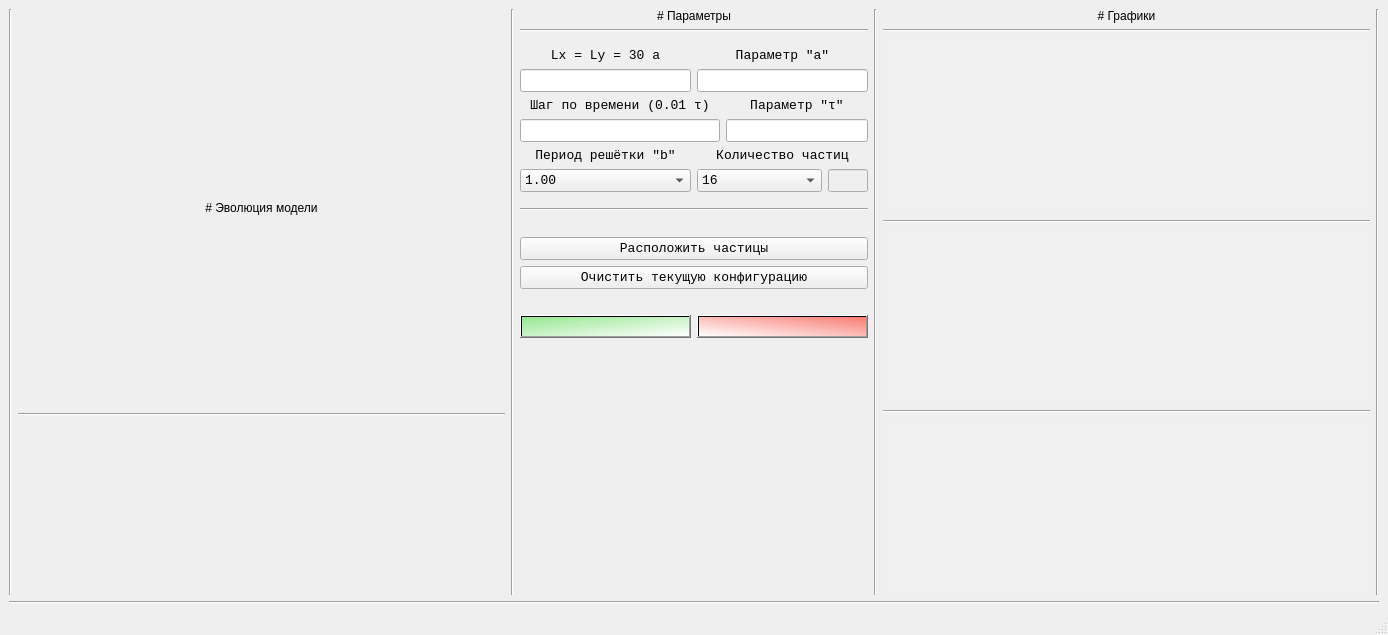
<?xml version="1.0" encoding="UTF-8"?>
<ui version="4.0">
 <class>MainWindow</class>
 <widget class="QMainWindow" name="MainWindow">
  <property name="windowModality">
   <enum>Qt::NonModal</enum>
  </property>
  <property name="geometry">
   <rect>
    <x>0</x>
    <y>0</y>
    <width>1388</width>
    <height>635</height>
   </rect>
  </property>
  <property name="windowTitle">
   <string>Метод молекулярной динамики : Бета 0.0.1</string>
  </property>
  <property name="styleSheet">
   <string notr="true"/>
  </property>
  <widget class="QWidget" name="centralwidget">
   <layout class="QVBoxLayout" name="verticalLayout_12">
    <item>
     <layout class="QVBoxLayout" name="verticalLayout_13">
      <item>
       <layout class="QHBoxLayout" name="horizontalLayout_4">
        <item>
         <widget class="Line" name="line">
          <property name="orientation">
           <enum>Qt::Vertical</enum>
          </property>
         </widget>
        </item>
        <item>
         <layout class="QVBoxLayout" name="verticalLayout_10">
          <item>
           <widget class="QLabel" name="label_8">
            <property name="sizePolicy">
             <sizepolicy hsizetype="Expanding" vsizetype="Fixed">
              <horstretch>0</horstretch>
              <verstretch>0</verstretch>
             </sizepolicy>
            </property>
            <property name="maximumSize">
             <size>
              <width>16777215</width>
              <height>40</height>
             </size>
            </property>
            <property name="text">
             <string># Эволюция модели</string>
            </property>
            <property name="textFormat">
             <enum>Qt::MarkdownText</enum>
            </property>
            <property name="alignment">
             <set>Qt::AlignCenter</set>
            </property>
           </widget>
          </item>
          <item>
           <widget class="Line" name="line_10">
            <property name="minimumSize">
             <size>
              <width>300</width>
              <height>0</height>
             </size>
            </property>
            <property name="orientation">
             <enum>Qt::Horizontal</enum>
            </property>
           </widget>
          </item>
         </layout>
        </item>
        <item>
         <widget class="Line" name="line_9">
          <property name="orientation">
           <enum>Qt::Vertical</enum>
          </property>
         </widget>
        </item>
        <item>
         <layout class="QVBoxLayout" name="verticalLayout_9">
          <item>
           <layout class="QVBoxLayout" name="verticalLayout_8">
            <property name="sizeConstraint">
             <enum>QLayout::SetMinimumSize</enum>
            </property>
            <item>
             <widget class="QLabel" name="label_7">
              <property name="sizePolicy">
               <sizepolicy hsizetype="Minimum" vsizetype="Fixed">
                <horstretch>0</horstretch>
                <verstretch>0</verstretch>
               </sizepolicy>
              </property>
              <property name="maximumSize">
               <size>
                <width>16777215</width>
                <height>40</height>
               </size>
              </property>
              <property name="text">
               <string># Параметры</string>
              </property>
              <property name="textFormat">
               <enum>Qt::MarkdownText</enum>
              </property>
              <property name="alignment">
               <set>Qt::AlignCenter</set>
              </property>
             </widget>
            </item>
            <item>
             <widget class="Line" name="line_7">
              <property name="orientation">
               <enum>Qt::Horizontal</enum>
              </property>
             </widget>
            </item>
            <item>
             <spacer name="verticalSpacer_5">
              <property name="orientation">
               <enum>Qt::Vertical</enum>
              </property>
              <property name="sizeType">
               <enum>QSizePolicy::Fixed</enum>
              </property>
              <property name="sizeHint" stdset="0">
               <size>
                <width>20</width>
                <height>10</height>
               </size>
              </property>
             </spacer>
            </item>
            <item>
             <layout class="QHBoxLayout" name="horizontalLayout">
              <item>
               <layout class="QVBoxLayout" name="verticalLayout_2">
                <item>
                 <widget class="QLabel" name="label">
                  <property name="maximumSize">
                   <size>
                    <width>16777215</width>
                    <height>20</height>
                   </size>
                  </property>
                  <property name="font">
                   <font>
                    <family>Consolas</family>
                    <pointsize>10</pointsize>
                   </font>
                  </property>
                  <property name="text">
                   <string>Lx = Ly = 30 a</string>
                  </property>
                  <property name="alignment">
                   <set>Qt::AlignCenter</set>
                  </property>
                 </widget>
                </item>
                <item>
                 <widget class="QLineEdit" name="l_cell_edit">
                  <property name="sizePolicy">
                   <sizepolicy hsizetype="Minimum" vsizetype="Fixed">
                    <horstretch>0</horstretch>
                    <verstretch>0</verstretch>
                   </sizepolicy>
                  </property>
                  <property name="maximumSize">
                   <size>
                    <width>9999999</width>
                    <height>30</height>
                   </size>
                  </property>
                  <property name="font">
                   <font>
                    <family>Consolas</family>
                    <pointsize>10</pointsize>
                    <weight>50</weight>
                    <bold>false</bold>
                   </font>
                  </property>
                  <property name="alignment">
                   <set>Qt::AlignCenter</set>
                  </property>
                  <property name="readOnly">
                   <bool>true</bool>
                  </property>
                 </widget>
                </item>
               </layout>
              </item>
              <item>
               <layout class="QVBoxLayout" name="verticalLayout_3">
                <item>
                 <widget class="QLabel" name="label_2">
                  <property name="maximumSize">
                   <size>
                    <width>16777215</width>
                    <height>20</height>
                   </size>
                  </property>
                  <property name="font">
                   <font>
                    <family>Consolas</family>
                    <pointsize>10</pointsize>
                   </font>
                  </property>
                  <property name="text">
                   <string>Параметр &quot;a&quot;</string>
                  </property>
                  <property name="alignment">
                   <set>Qt::AlignCenter</set>
                  </property>
                 </widget>
                </item>
                <item>
                 <widget class="QLineEdit" name="a_parameter_edit">
                  <property name="sizePolicy">
                   <sizepolicy hsizetype="Minimum" vsizetype="Fixed">
                    <horstretch>0</horstretch>
                    <verstretch>0</verstretch>
                   </sizepolicy>
                  </property>
                  <property name="maximumSize">
                   <size>
                    <width>16777215</width>
                    <height>30</height>
                   </size>
                  </property>
                  <property name="font">
                   <font>
                    <family>Consolas</family>
                    <pointsize>10</pointsize>
                   </font>
                  </property>
                  <property name="alignment">
                   <set>Qt::AlignCenter</set>
                  </property>
                  <property name="readOnly">
                   <bool>true</bool>
                  </property>
                 </widget>
                </item>
               </layout>
              </item>
             </layout>
            </item>
            <item>
             <layout class="QHBoxLayout" name="horizontalLayout_2">
              <item>
               <layout class="QVBoxLayout" name="verticalLayout_4">
                <item>
                 <widget class="QLabel" name="label_3">
                  <property name="minimumSize">
                   <size>
                    <width>200</width>
                    <height>0</height>
                   </size>
                  </property>
                  <property name="maximumSize">
                   <size>
                    <width>16777215</width>
                    <height>20</height>
                   </size>
                  </property>
                  <property name="font">
                   <font>
                    <family>Consolas</family>
                    <pointsize>10</pointsize>
                    <weight>50</weight>
                    <bold>false</bold>
                   </font>
                  </property>
                  <property name="text">
                   <string>Шаг по времени (0.01 τ)</string>
                  </property>
                  <property name="textFormat">
                   <enum>Qt::AutoText</enum>
                  </property>
                  <property name="scaledContents">
                   <bool>true</bool>
                  </property>
                  <property name="alignment">
                   <set>Qt::AlignCenter</set>
                  </property>
                  <property name="wordWrap">
                   <bool>true</bool>
                  </property>
                 </widget>
                </item>
                <item>
                 <widget class="QLineEdit" name="timestep_parameter_edit">
                  <property name="sizePolicy">
                   <sizepolicy hsizetype="Minimum" vsizetype="Fixed">
                    <horstretch>0</horstretch>
                    <verstretch>0</verstretch>
                   </sizepolicy>
                  </property>
                  <property name="maximumSize">
                   <size>
                    <width>16777215</width>
                    <height>30</height>
                   </size>
                  </property>
                  <property name="font">
                   <font>
                    <family>Consolas</family>
                    <pointsize>10</pointsize>
                   </font>
                  </property>
                  <property name="alignment">
                   <set>Qt::AlignCenter</set>
                  </property>
                 </widget>
                </item>
               </layout>
              </item>
              <item>
               <layout class="QVBoxLayout" name="verticalLayout_5">
                <item>
                 <widget class="QLabel" name="label_4">
                  <property name="maximumSize">
                   <size>
                    <width>16777215</width>
                    <height>20</height>
                   </size>
                  </property>
                  <property name="font">
                   <font>
                    <family>Consolas</family>
                    <pointsize>10</pointsize>
                   </font>
                  </property>
                  <property name="text">
                   <string>Параметр &quot;τ&quot;</string>
                  </property>
                  <property name="alignment">
                   <set>Qt::AlignCenter</set>
                  </property>
                 </widget>
                </item>
                <item>
                 <widget class="QLineEdit" name="tao_parameter_edit">
                  <property name="sizePolicy">
                   <sizepolicy hsizetype="Minimum" vsizetype="Fixed">
                    <horstretch>0</horstretch>
                    <verstretch>0</verstretch>
                   </sizepolicy>
                  </property>
                  <property name="maximumSize">
                   <size>
                    <width>16777215</width>
                    <height>30</height>
                   </size>
                  </property>
                  <property name="font">
                   <font>
                    <family>Consolas</family>
                    <pointsize>10</pointsize>
                   </font>
                  </property>
                  <property name="alignment">
                   <set>Qt::AlignCenter</set>
                  </property>
                  <property name="readOnly">
                   <bool>true</bool>
                  </property>
                 </widget>
                </item>
               </layout>
              </item>
             </layout>
            </item>
            <item>
             <layout class="QHBoxLayout" name="horizontalLayout_3">
              <item>
               <layout class="QVBoxLayout" name="verticalLayout_6">
                <item>
                 <widget class="QLabel" name="label_5">
                  <property name="minimumSize">
                   <size>
                    <width>140</width>
                    <height>0</height>
                   </size>
                  </property>
                  <property name="maximumSize">
                   <size>
                    <width>16777215</width>
                    <height>20</height>
                   </size>
                  </property>
                  <property name="font">
                   <font>
                    <family>Consolas</family>
                    <pointsize>10</pointsize>
                   </font>
                  </property>
                  <property name="text">
                   <string>Период решётки &quot;b&quot;</string>
                  </property>
                  <property name="alignment">
                   <set>Qt::AlignCenter</set>
                  </property>
                  <property name="wordWrap">
                   <bool>true</bool>
                  </property>
                 </widget>
                </item>
                <item>
                 <widget class="QComboBox" name="cell_period_combo">
                  <property name="maximumSize">
                   <size>
                    <width>16777215</width>
                    <height>30</height>
                   </size>
                  </property>
                  <property name="font">
                   <font>
                    <family>Consolas</family>
                    <pointsize>10</pointsize>
                   </font>
                  </property>
                  <property name="currentIndex">
                   <number>5</number>
                  </property>
                  <property name="sizeAdjustPolicy">
                   <enum>QComboBox::AdjustToContents</enum>
                  </property>
                  <item>
                   <property name="text">
                    <string>0.90</string>
                   </property>
                  </item>
                  <item>
                   <property name="text">
                    <string>0.92</string>
                   </property>
                  </item>
                  <item>
                   <property name="text">
                    <string>0.94</string>
                   </property>
                  </item>
                  <item>
                   <property name="text">
                    <string>0.96</string>
                   </property>
                  </item>
                  <item>
                   <property name="text">
                    <string>0.98</string>
                   </property>
                  </item>
                  <item>
                   <property name="text">
                    <string>1.00</string>
                   </property>
                  </item>
                  <item>
                   <property name="text">
                    <string>1.02</string>
                   </property>
                  </item>
                  <item>
                   <property name="text">
                    <string>1.04</string>
                   </property>
                  </item>
                  <item>
                   <property name="text">
                    <string>1.06</string>
                   </property>
                  </item>
                  <item>
                   <property name="text">
                    <string>1.08</string>
                   </property>
                  </item>
                  <item>
                   <property name="text">
                    <string>1.10</string>
                   </property>
                  </item>
                  <item>
                   <property name="text">
                    <string>1.12</string>
                   </property>
                  </item>
                  <item>
                   <property name="text">
                    <string>1.14</string>
                   </property>
                  </item>
                  <item>
                   <property name="text">
                    <string>1.16</string>
                   </property>
                  </item>
                  <item>
                   <property name="text">
                    <string>1.18</string>
                   </property>
                  </item>
                  <item>
                   <property name="text">
                    <string>1.20</string>
                   </property>
                  </item>
                  <item>
                   <property name="text">
                    <string>1.22</string>
                   </property>
                  </item>
                  <item>
                   <property name="text">
                    <string>1.24</string>
                   </property>
                  </item>
                  <item>
                   <property name="text">
                    <string>1.26</string>
                   </property>
                  </item>
                  <item>
                   <property name="text">
                    <string>1.28</string>
                   </property>
                  </item>
                  <item>
                   <property name="text">
                    <string>1.30</string>
                   </property>
                  </item>
                  <item>
                   <property name="text">
                    <string>1.32</string>
                   </property>
                  </item>
                  <item>
                   <property name="text">
                    <string>1.34</string>
                   </property>
                  </item>
                  <item>
                   <property name="text">
                    <string>1.36</string>
                   </property>
                  </item>
                  <item>
                   <property name="text">
                    <string>1.38</string>
                   </property>
                  </item>
                  <item>
                   <property name="text">
                    <string>1.40</string>
                   </property>
                  </item>
                  <item>
                   <property name="text">
                    <string>1.42</string>
                   </property>
                  </item>
                  <item>
                   <property name="text">
                    <string>1.44</string>
                   </property>
                  </item>
                  <item>
                   <property name="text">
                    <string>1.46</string>
                   </property>
                  </item>
                  <item>
                   <property name="text">
                    <string>1.48</string>
                   </property>
                  </item>
                  <item>
                   <property name="text">
                    <string>1.50</string>
                   </property>
                  </item>
                 </widget>
                </item>
               </layout>
              </item>
              <item>
               <layout class="QVBoxLayout" name="verticalLayout_7">
                <item>
                 <widget class="QLabel" name="label_6">
                  <property name="minimumSize">
                   <size>
                    <width>140</width>
                    <height>0</height>
                   </size>
                  </property>
                  <property name="maximumSize">
                   <size>
                    <width>16777215</width>
                    <height>20</height>
                   </size>
                  </property>
                  <property name="font">
                   <font>
                    <family>Consolas</family>
                    <pointsize>10</pointsize>
                   </font>
                  </property>
                  <property name="text">
                   <string>Количество частиц</string>
                  </property>
                  <property name="alignment">
                   <set>Qt::AlignCenter</set>
                  </property>
                  <property name="wordWrap">
                   <bool>true</bool>
                  </property>
                 </widget>
                </item>
                <item>
                 <layout class="QHBoxLayout" name="horizontalLayout_5">
                  <item>
                   <widget class="QComboBox" name="count_of_particles_combo">
                    <property name="maximumSize">
                     <size>
                      <width>16777215</width>
                      <height>30</height>
                     </size>
                    </property>
                    <property name="font">
                     <font>
                      <family>Consolas</family>
                      <pointsize>10</pointsize>
                     </font>
                    </property>
                    <property name="currentIndex">
                     <number>0</number>
                    </property>
                    <property name="sizeAdjustPolicy">
                     <enum>QComboBox::AdjustToContents</enum>
                    </property>
                    <item>
                     <property name="text">
                      <string>16</string>
                     </property>
                    </item>
                    <item>
                     <property name="text">
                      <string>25</string>
                     </property>
                    </item>
                    <item>
                     <property name="text">
                      <string>36</string>
                     </property>
                    </item>
                    <item>
                     <property name="text">
                      <string>49</string>
                     </property>
                    </item>
                    <item>
                     <property name="text">
                      <string>64</string>
                     </property>
                    </item>
                    <item>
                     <property name="text">
                      <string>81</string>
                     </property>
                    </item>
                    <item>
                     <property name="text">
                      <string>100</string>
                     </property>
                    </item>
                   </widget>
                  </item>
                  <item>
                   <widget class="QLineEdit" name="count_of_particles_edit">
                    <property name="enabled">
                     <bool>false</bool>
                    </property>
                    <property name="sizePolicy">
                     <sizepolicy hsizetype="Fixed" vsizetype="Fixed">
                      <horstretch>0</horstretch>
                      <verstretch>0</verstretch>
                     </sizepolicy>
                    </property>
                    <property name="maximumSize">
                     <size>
                      <width>40</width>
                      <height>30</height>
                     </size>
                    </property>
                    <property name="font">
                     <font>
                      <family>Consolas</family>
                      <pointsize>10</pointsize>
                     </font>
                    </property>
                    <property name="frame">
                     <bool>true</bool>
                    </property>
                    <property name="alignment">
                     <set>Qt::AlignCenter</set>
                    </property>
                   </widget>
                  </item>
                 </layout>
                </item>
               </layout>
              </item>
             </layout>
            </item>
            <item>
             <spacer name="verticalSpacer_4">
              <property name="orientation">
               <enum>Qt::Vertical</enum>
              </property>
              <property name="sizeType">
               <enum>QSizePolicy::Fixed</enum>
              </property>
              <property name="sizeHint" stdset="0">
               <size>
                <width>20</width>
                <height>10</height>
               </size>
              </property>
             </spacer>
            </item>
            <item>
             <widget class="Line" name="line_5">
              <property name="orientation">
               <enum>Qt::Horizontal</enum>
              </property>
             </widget>
            </item>
            <item>
             <spacer name="verticalSpacer_3">
              <property name="orientation">
               <enum>Qt::Vertical</enum>
              </property>
              <property name="sizeType">
               <enum>QSizePolicy::Fixed</enum>
              </property>
              <property name="sizeHint" stdset="0">
               <size>
                <width>20</width>
                <height>20</height>
               </size>
              </property>
             </spacer>
            </item>
            <item>
             <widget class="QPushButton" name="set_particle_position_button">
              <property name="sizePolicy">
               <sizepolicy hsizetype="Minimum" vsizetype="Minimum">
                <horstretch>0</horstretch>
                <verstretch>0</verstretch>
               </sizepolicy>
              </property>
              <property name="maximumSize">
               <size>
                <width>16777215</width>
                <height>40</height>
               </size>
              </property>
              <property name="font">
               <font>
                <family>Consolas</family>
                <pointsize>10</pointsize>
               </font>
              </property>
              <property name="text">
               <string>Расположить частицы</string>
              </property>
             </widget>
            </item>
            <item>
             <widget class="QPushButton" name="clear_particle_position_button">
              <property name="sizePolicy">
               <sizepolicy hsizetype="Minimum" vsizetype="Minimum">
                <horstretch>0</horstretch>
                <verstretch>0</verstretch>
               </sizepolicy>
              </property>
              <property name="maximumSize">
               <size>
                <width>16777215</width>
                <height>40</height>
               </size>
              </property>
              <property name="font">
               <font>
                <family>Consolas</family>
                <pointsize>10</pointsize>
               </font>
              </property>
              <property name="text">
               <string>Очистить текущую конфигурацию</string>
              </property>
             </widget>
            </item>
            <item>
             <spacer name="verticalSpacer_2">
              <property name="orientation">
               <enum>Qt::Vertical</enum>
              </property>
              <property name="sizeType">
               <enum>QSizePolicy::Fixed</enum>
              </property>
              <property name="sizeHint" stdset="0">
               <size>
                <width>20</width>
                <height>20</height>
               </size>
              </property>
             </spacer>
            </item>
            <item>
             <layout class="QHBoxLayout" name="horizontalLayout_6">
              <item>
               <widget class="QPushButton" name="start_button">
                <property name="sizePolicy">
                 <sizepolicy hsizetype="Minimum" vsizetype="Minimum">
                  <horstretch>0</horstretch>
                  <verstretch>0</verstretch>
                 </sizepolicy>
                </property>
                <property name="maximumSize">
                 <size>
                  <width>16777215</width>
                  <height>40</height>
                 </size>
                </property>
                <property name="font">
                 <font>
                  <family>Consolas</family>
                  <pointsize>10</pointsize>
                 </font>
                </property>
                <property name="styleSheet">
                 <string notr="true">background-color: qlineargradient(spread:pad, x1:0.045, y1:0.0113636, x2:1, y2:1, stop:0 rgba(99, 227, 91, 158), stop:1 rgba(255, 255, 255, 255));</string>
                </property>
                <property name="text">
                 <string/>
                </property>
                <property name="icon">
                 <iconset>
                  <normaloff>icons8-start-96.png</normaloff>icons8-start-96.png</iconset>
                </property>
               </widget>
              </item>
              <item>
               <widget class="QPushButton" name="stop_button">
                <property name="sizePolicy">
                 <sizepolicy hsizetype="Minimum" vsizetype="Minimum">
                  <horstretch>0</horstretch>
                  <verstretch>0</verstretch>
                 </sizepolicy>
                </property>
                <property name="maximumSize">
                 <size>
                  <width>16777215</width>
                  <height>40</height>
                 </size>
                </property>
                <property name="font">
                 <font>
                  <family>Consolas</family>
                  <pointsize>10</pointsize>
                 </font>
                </property>
                <property name="styleSheet">
                 <string notr="true">background-color: qlineargradient(spread:pad, x1:1, y1:0, x2:0, y2:1, stop:0 rgba(255, 48, 34, 155), stop:1 rgba(255, 255, 255, 255));</string>
                </property>
                <property name="text">
                 <string/>
                </property>
                <property name="icon">
                 <iconset>
                  <normaloff>icons8-stop-squared-96.png</normaloff>icons8-stop-squared-96.png</iconset>
                </property>
               </widget>
              </item>
             </layout>
            </item>
            <item>
             <spacer name="verticalSpacer">
              <property name="orientation">
               <enum>Qt::Vertical</enum>
              </property>
              <property name="sizeHint" stdset="0">
               <size>
                <width>20</width>
                <height>40</height>
               </size>
              </property>
             </spacer>
            </item>
           </layout>
          </item>
         </layout>
        </item>
        <item>
         <widget class="Line" name="line_2">
          <property name="orientation">
           <enum>Qt::Vertical</enum>
          </property>
         </widget>
        </item>
        <item>
         <layout class="QVBoxLayout" name="verticalLayout_11">
          <item>
           <widget class="QLabel" name="label_9">
            <property name="sizePolicy">
             <sizepolicy hsizetype="Expanding" vsizetype="Fixed">
              <horstretch>0</horstretch>
              <verstretch>0</verstretch>
             </sizepolicy>
            </property>
            <property name="maximumSize">
             <size>
              <width>16777215</width>
              <height>40</height>
             </size>
            </property>
            <property name="text">
             <string># Графики</string>
            </property>
            <property name="textFormat">
             <enum>Qt::MarkdownText</enum>
            </property>
            <property name="alignment">
             <set>Qt::AlignCenter</set>
            </property>
           </widget>
          </item>
          <item>
           <widget class="Line" name="line_11">
            <property name="orientation">
             <enum>Qt::Horizontal</enum>
            </property>
           </widget>
          </item>
          <item>
           <layout class="QVBoxLayout" name="verticalLayout">
            <item>
             <widget class="QWidget" name="first_graph" native="true">
              <property name="sizePolicy">
               <sizepolicy hsizetype="Expanding" vsizetype="Expanding">
                <horstretch>0</horstretch>
                <verstretch>0</verstretch>
               </sizepolicy>
              </property>
              <property name="minimumSize">
               <size>
                <width>400</width>
                <height>30</height>
               </size>
              </property>
              <property name="styleSheet">
               <string notr="true">background-color: rgb(240, 240, 240)</string>
              </property>
             </widget>
            </item>
            <item>
             <widget class="Line" name="line_3">
              <property name="orientation">
               <enum>Qt::Horizontal</enum>
              </property>
             </widget>
            </item>
            <item>
             <widget class="QWidget" name="animation_widget_3" native="true">
              <property name="sizePolicy">
               <sizepolicy hsizetype="Expanding" vsizetype="Expanding">
                <horstretch>0</horstretch>
                <verstretch>0</verstretch>
               </sizepolicy>
              </property>
              <property name="minimumSize">
               <size>
                <width>400</width>
                <height>30</height>
               </size>
              </property>
              <property name="styleSheet">
               <string notr="true">background-color: rgb(240, 240, 240)</string>
              </property>
             </widget>
            </item>
            <item>
             <widget class="Line" name="line_4">
              <property name="orientation">
               <enum>Qt::Horizontal</enum>
              </property>
             </widget>
            </item>
            <item>
             <widget class="QWidget" name="animation_widget_4" native="true">
              <property name="sizePolicy">
               <sizepolicy hsizetype="Expanding" vsizetype="Expanding">
                <horstretch>0</horstretch>
                <verstretch>0</verstretch>
               </sizepolicy>
              </property>
              <property name="minimumSize">
               <size>
                <width>400</width>
                <height>30</height>
               </size>
              </property>
              <property name="styleSheet">
               <string notr="true">background-color: rgb(240, 240, 240)</string>
              </property>
             </widget>
            </item>
           </layout>
          </item>
         </layout>
        </item>
        <item>
         <widget class="Line" name="line_6">
          <property name="orientation">
           <enum>Qt::Vertical</enum>
          </property>
         </widget>
        </item>
       </layout>
      </item>
      <item>
       <widget class="Line" name="line_8">
        <property name="orientation">
         <enum>Qt::Horizontal</enum>
        </property>
       </widget>
      </item>
     </layout>
    </item>
   </layout>
  </widget>
  <widget class="QMenuBar" name="menubar">
   <property name="geometry">
    <rect>
     <x>0</x>
     <y>0</y>
     <width>1388</width>
     <height>21</height>
    </rect>
   </property>
  </widget>
  <widget class="QStatusBar" name="statusbar"/>
 </widget>
 <resources/>
 <connections/>
</ui>
